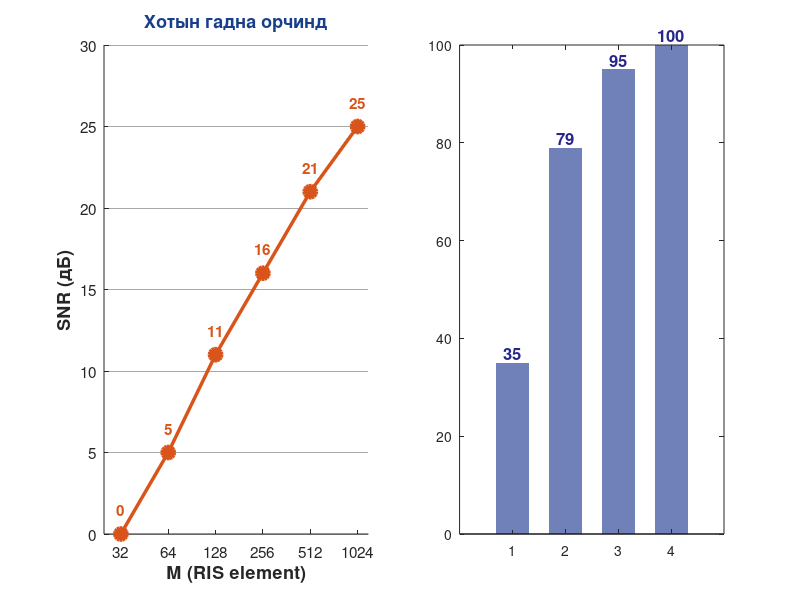

The MATLAB script that drew this image: (Note: this script raises an error after producing the figure.)

%  MATLAB R2024b | Командыг өгөхөд шууд ажиллана
%  Зүүн:  UMa — SNR vs M (line+marker)
%  Баруун: InH — Coverage Ratio vs M (bar chart)
 
clc; clear; close all;
 
%% ── Слайдын яг утгууд ─────────────────────────────────────
 
% Зүүн график — UMa: SNR vs M
M_vals   = [32,  64, 128, 256, 512, 1024];
SNR_vals = [ 0,   5,  11,  16,  21,   25];   % дБ
 
% Баруун график — InH: Coverage Ratio vs M
xlbl_InH = {'RIS-гүй','M=64','M=128','M=256'};
cov_vals  = [35, 79, 95, 100];               % %
 
%% ══════════════════════════════════════════════════════════
figure('Name','UMa & InH', ...
       'Position',[100 100 1200 520], ...
       'Color','white');
 
%% ── ЗҮҮН: UMa SNR vs M ────────────────────────────────────
ax1 = subplot(1,2,1);
 
% Log scale-д plot хийхийн тулд x утгуудыг log-д дамжуулна
plot(log2(M_vals), SNR_vals, ...
     '-o', ...
     'Color',           [0.85 0.33 0.10], ...
     'LineWidth',        2.5, ...
     'MarkerSize',       9, ...
     'MarkerFaceColor', [0.85 0.33 0.10]);
hold on;
 
% Утгын шошго — тэнцүү зайтай харагдана
for i = 1:length(M_vals)
    text(log2(M_vals(i)), SNR_vals(i) + 1.5, ...
         num2str(SNR_vals(i)), ...
         'HorizontalAlignment', 'center', ...
         'FontSize',    11, ...
         'FontWeight',  'bold', ...
         'Color',       [0.85 0.33 0.10]);
end
 
% X тэнхлэг: log2 дахь байршлуудыг M утгуудын шошгоор харуулна
set(ax1, ...
    'XTick',       log2(M_vals), ...
    'XTickLabel',  {'32','64','128','256','512','1024'}, ...
    'FontSize',    11, ...
    'Box',         'off', ...
    'YGrid',       'on', ...
    'GridAlpha',   0.4);
 
xlim([log2(25)  log2(1200)]);
ylim([0  30]);
yticks(0:5:30);
 
xlabel('M (RIS element)', 'FontSize', 13, 'FontWeight', 'bold');
ylabel('SNR (дБ)',         'FontSize', 13, 'FontWeight', 'bold');
title('Хотын гадна орчинд', ...
      'FontSize',   13, ...
      'FontWeight', 'bold', ...
      'Color',      [0.10 0.25 0.55]);
 
 
%% ── БАРУУН: InH Coverage Ratio vs M ──────────────────────
ax2 = subplot(1,2,2);
 
bar_clr = [0.44 0.50 0.72];
bar(1:4, cov_vals, 0.62, ...
    'FaceColor', bar_clr, ...
    'EdgeColor', 'none');
hold on;
 
for i = 1:4
    text(i, cov_vals(i)+2, num2str(cov_vals(i)), ...
         'HorizontalAlignment', 'center', ...
         'FontSize',    12, ...
         'FontWeight',  'bold', ...
         'Color',       [0.15 0.15 0.55]);
end
 
yline(99.7, '--g', 'LineWidth', 1.5, ...
    'Label', '99.7%', 'FontSize', 8, ...
    'LabelHorizontalAlignment', 'right');
 
set(ax2, 'XTick', 1:4, ...
    'XTickLabel', xlbl_InH, 'FontSize', 11);
ylabel('Coverage Ratio (%)', 'FontSize', 12, 'FontWeight', 'bold');
title('Дотор орчинд', ...
      'FontSize',   13, ...
      'FontWeight', 'bold', ...
      'Color',      [0.10 0.25 0.55]);
ylim([0 115]); grid on; box off;
 

sgtitle('5. Симуляцийн үр дүн  —  Слайд 14', ...
        'FontSize',   14, ...
        'FontWeight', 'bold', ...
        'Color',      [0.08 0.20 0.50]);
